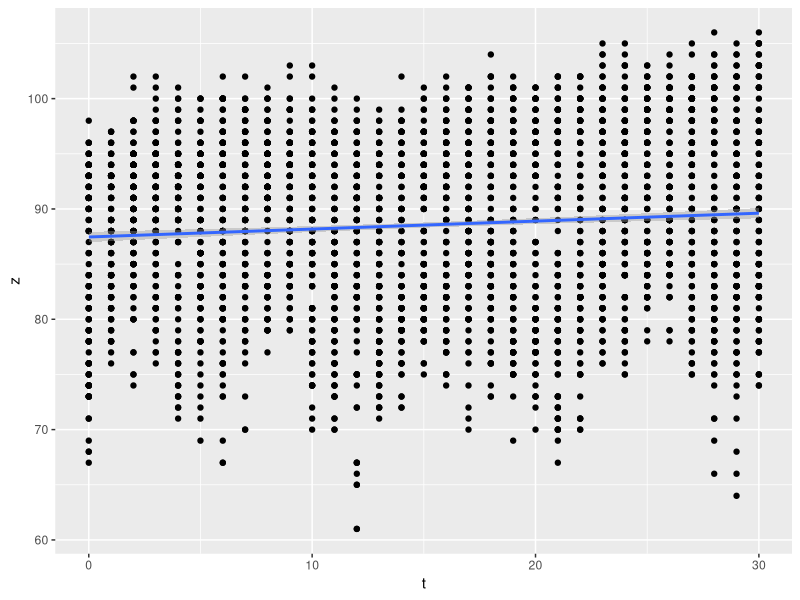

Generate this figure with R:
library("dplyr")
library("ggplot2")

# Compute the dynamic mode decomposition of a snapshot matrix Z and
# keep, at most, rank modes.
compute_dmd <- function(Z, rank, delta.t=1.0){
  
  # Simplify things by separating snapshots into + and -
  num_time <- dim(Z)[2]
  Z.plus <- Z[,2:num_time]
  Z.minus <- Z[,1:(num_time-1)]
  
  # Perform the SVD and extract the desired columns/values
  USV <- svd(Z.minus)
  U.r <- USV$u[,1:rank]
  V.r <- USV$v[,1:rank]
  S.r <- USV$d[1:rank]
  
  # Compute the low-rank operator and its spectrum
  A.tilde <- Conj(t(U.r)) %*% Z.plus %*% V.r %*% diag(1.0/S.r)
  WL <- eigen(A.tilde)
  W <- WL$vectors
  Lambda <- WL$values
  
  # Compute the DMD modes and frequencies assuming a fixed time step 
  # in the appropriate units.
  Phi <- Z.plus %*% V.r %*% diag(1.0/S.r) %*% W
  delta.t <- 1.0
  omega <- log(Lambda)/delta.t
  
  # Keep only one of a conjugate pairs by looking for nonnegative
  # imaginary ccomponents of eigenvalues
  keep <- which(Im(omega)>=0)
  omega <- omega[keep]
  Phi <- Phi[,keep]
  dmd <- list(Phi=Phi, omega=omega, rank=dim(omega))
  return(dmd)
}

# Generate the basis vectors for arbitrary times given the DMD
# modes and frequencies.
generate_design_matrix <- function(Phi, omega, times){
  X <- matrix(0.0,  dim(Phi)[1]*length(times), dim(Phi)[2])
  for (r in 1:dim(Phi)[2]){
    temporal <- exp(omega[r]*times)
    spatial <- Phi[,r]
    X[, r] <- Re(kronecker(spatial, temporal))
    X[, r] <- X[, r] / sqrt(sum(X[, r]^2))
  }
  return(X)
}

####################
# Do some analysis #
####################

# Load the data.
df <- read.csv(file="NOAA_df.csv", header=TRUE)

# Construct the snapshot matrix Z.
# Rows are locations and columns are times.
num_locs <- length(unique(df$id))
num_time <- length(df$id)/num_locs
Z <- t(matrix(as.numeric(df$z), num_time, num_locs, byrow = FALSE))

# First several days to use for fitting and basis generation for 
# testing forecasting
t.part <- 21

# Do the DMD with all of the snapshots and assume a delta t of 1 day.
# Note, time is assumed to start at 0 in this simple implementation.
dmd_full <- compute_dmd(Z, rank=5, delta.t=1.0)

# Do the DMD part of the snapshots and assume a delta t of 1 day.
# Note, time is assumed to start at 0 in this simple implementation.
dmd_part <- compute_dmd(Z[, 1:15], rank=5, delta.t=1.0)

# Add translated time to data frame
df <- mutate(df, t=df$julian-min(df$julian))

# Helper function to produce a dataframe for the DMD model
make_dmd_df <- function(df, dmd){
  times <- sort(unique(df$t))
  # Generate the design matrix and add to dataframe
  X <- generate_design_matrix(dmd$Phi, dmd$omega, times)
  df_dmd <- mutate(df, a=X[,1], b=X[,2], c=X[,3])
  return(df_dmd)
}

# Make DMD model based on all data set and fit against all data
model_dmd_full <- lm(z~a+b+c-1, data=make_dmd_df(df, dmd_full))
# Make DMD model based on first 21 days and fit against those same days
model_dmd_part <- lm(z~a+b+c-1, data=make_dmd_df(filter(df, t<=t.part), dmd_part))
# Make second-order polynomial model based on all data
model_poly_full <- lm(z~(t+lat+lon)^2, data=filter(df, t<=t.part))
# Make second-order polynomial model based on half data and fit
model_poly_part <- lm(z~(t+lat+lon)^2, data=df)

# Predictions for all of July at spatial point
location <- 30
id <- unique(df$id)[location]
p_dmd_full <- predict(model_dmd_full, newdata=filter(make_dmd_df(df, dmd_full), id==id), interval="prediction")
p_dmd_part <- predict(model_dmd_part, newdata=filter(make_dmd_df(df, dmd_part), id==id), interval="prediction")
p_poly_full <- predict(model_poly_full, newdata=filter(df, id==id), interval="prediction")
p_poly_part <- predict(model_poly_part, newdata=filter(df, id==id), interval="prediction")

library("ggplot2")

make_prediction_plot <- function(df, p, location){
  id <- unique(df$id)[location]
  p <- ggplot(cbind(df, p), aes(t, z)) +
    geom_point() +
    stat_smooth(method = lm)
  p + geom_line(aes(y = lwr), color = "red", linetype = "dashed") +
    geom_line(aes(y = upr), color = "red", linetype = "dashed")
  return(p)
}

location <- 1
plot_dmd_full <-make_prediction_plot(filter(df, id==id), p_dmd_full, location)
print(plot_dmd_full)





